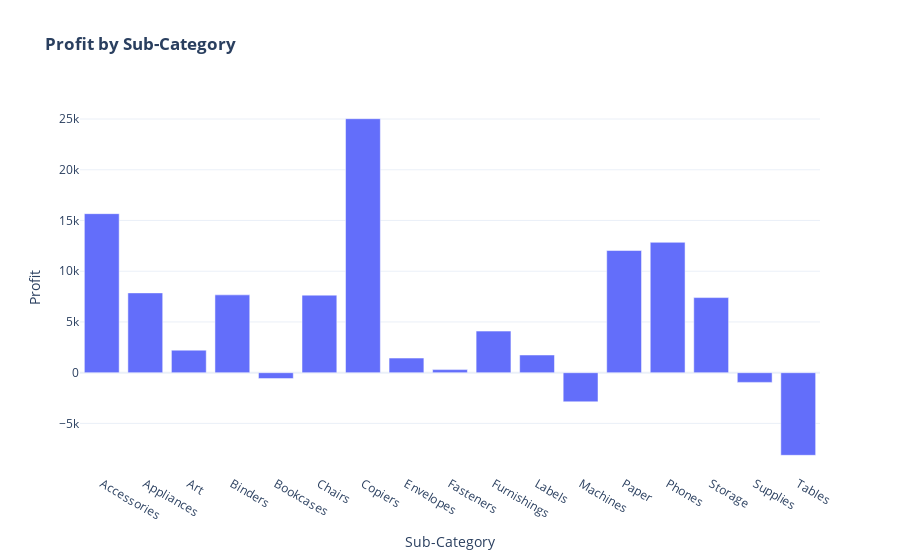

The code cell stored with this chart in its notebook:
### Markdown cell above
**Plot Profit by Sub-Category**

### Code cell
# Create Chart
fig = px.bar(data,
            x='Sub-Category',
            y='Profit',
            title='<b>Profit by Sub-Category</b>',
            template=template_style)

# Display Plot
fig.show()

# Export Chart to HTML
plotly.offline.plot(fig, filename='output/Profit_Sub_Cate.hmtl')

### Figure 1 — Plotly figure (JSON) as saved in the notebook; plotly's stock layout.template omitted (floating-point values rounded to 4 significant figures)
{"data": [{"alignmentgroup": "True", "hovertemplate": "Sub-Category=%{x}<br>Profit=%{y}<extra></extra>", "legendgroup": "", "marker": {"color": "#636efa"}, "name": "", "offsetgroup": "", "orientation": "v", "showlegend": false, "textposition": "auto", "type": "bar", "x": ["Accessories", "Appliances", "Art", "Binders", "Bookcases", "Chairs", "Copiers", "Envelopes", "Fasteners", "Furnishings", "Labels", "Machines", "Paper", "Phones", "Storage", "Supplies", "Tables"], "xaxis": "x", "y": [15670.0, 7865.0, 2222.0, 7670.0, -583.6, 7644.0, 25030.0, 1442.0, 304.9, 4099.0, 1745.0, -2869.0, 12040.0, 12850.0, 7403.0, -955.3, -8141.0], "yaxis": "y"}], "layout": {"barmode": "relative", "legend": {"tracegroupgap": 0}, "title": {"text": "<b>Profit by Sub-Category</b>"}, "xaxis": {"anchor": "y", "domain": [0, 1], "title": {"text": "Sub-Category"}}, "yaxis": {"anchor": "x", "domain": [0, 1], "title": {"text": "Profit"}}}}
